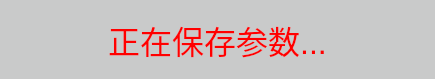
<?xml version="1.0" encoding="UTF-8"?>
<ui version="4.0">
 <class>ParameterSaveInfo</class>
 <widget class="QDialog" name="ParameterSaveInfo">
  <property name="geometry">
   <rect>
    <x>0</x>
    <y>0</y>
    <width>435</width>
    <height>79</height>
   </rect>
  </property>
  <property name="windowTitle">
   <string>Dialog</string>
  </property>
  <property name="styleSheet">
   <string notr="true">background-color: rgb(201, 202, 202);</string>
  </property>
  <layout class="QVBoxLayout" name="verticalLayout">
   <item>
    <widget class="QLabel" name="label">
     <property name="styleSheet">
      <string notr="true">font: 32px;
color: red;</string>
     </property>
     <property name="text">
      <string>正在保存参数...</string>
     </property>
     <property name="alignment">
      <set>Qt::AlignCenter</set>
     </property>
    </widget>
   </item>
  </layout>
 </widget>
 <resources/>
 <connections/>
</ui>
